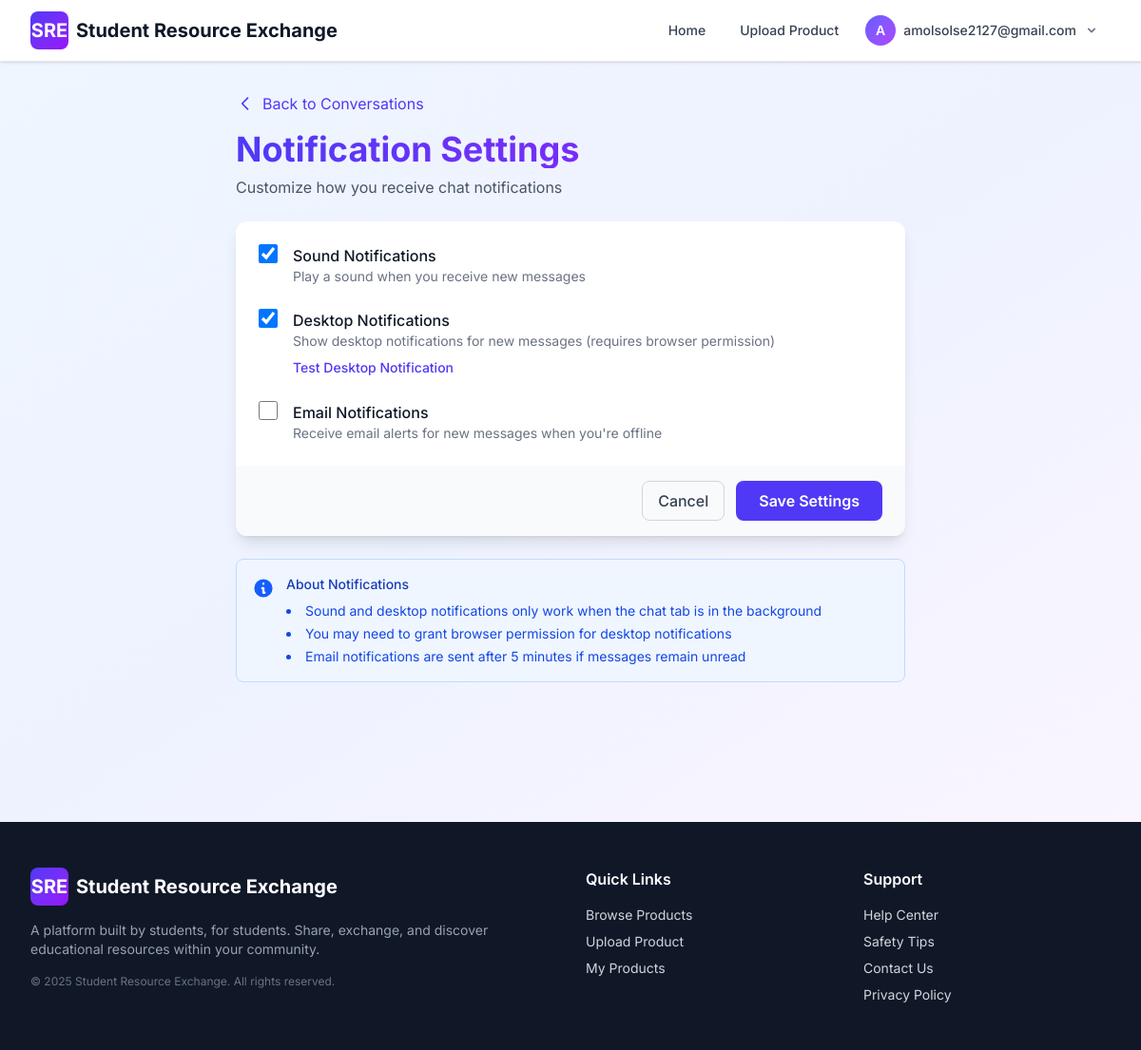
Before: /chat/notification-settings/ (signed in) with the older database file.
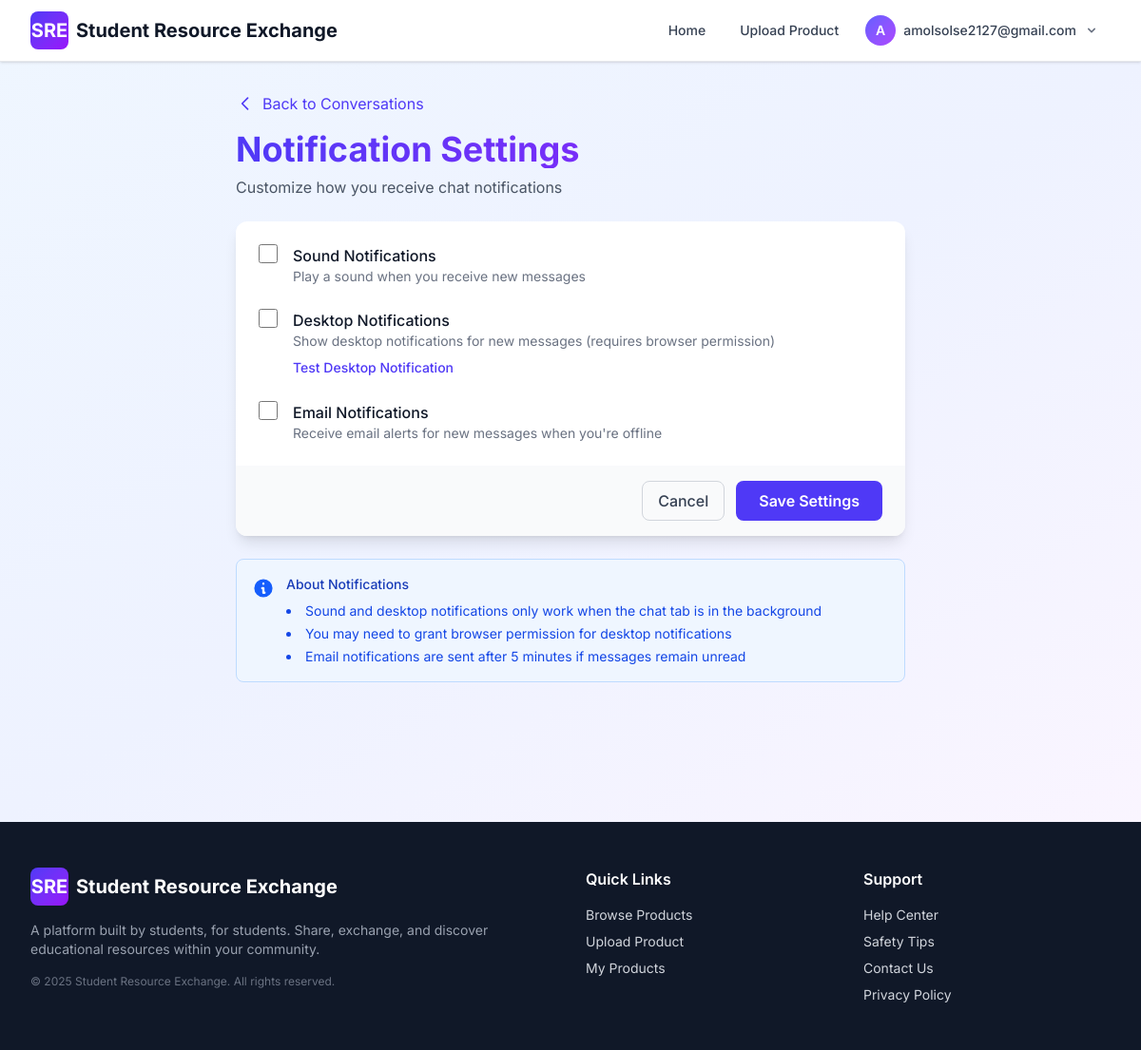
After: the same page with the newer database file.
### chat/models.py (models this page shows, shortened)
class NotificationPreference(models.Model):
    user = models.OneToOneField(
        User,
        on_delete=models.CASCADE,
        related_name='notification_preferences'
    )
    enable_sound = models.BooleanField(
        default=True,
        help_text="Play sound when receiving messages"
    )
    enable_desktop = models.BooleanField(
        default=True,
        help_text="Show desktop notifications"
    )
    enable_email = models.BooleanField(
        default=False,
        help_text="Send email notifications"
    )
    created_at = models.DateTimeField(auto_now_add=True)
    updated_at = models.DateTimeField(auto_now=True)
    class Meta:
        db_table = 'chat_notification_preference'

### chat/views.py (the view, shortened to what this page needs)
# urls.py: path('notification-settings/', views.notification_settings, name='notification_settings'),
@require_http_methods(["GET", "POST"])
def notification_settings(request):
    if 'user_id' not in request.session:
        return redirect('login:login')
    user_id = request.session['user_id']
    user = get_object_or_404(User, id=user_id)
    preferences, created = NotificationPreference.objects.get_or_create(user=user)
    context = {
        'user': user,
        'preferences': preferences
    }
    return render(request, 'chat/notification_settings.html', context)

### chat/context_processors.py (called while the page is built)
def unread_messages(request):
    user_id = request.session.get('user_id')
    if not user_id:
        return {'unread_message_count': 0}
    cache_key = f'unread_message_count_{user_id}'
    unread_count = cache.get(cache_key)
    if unread_count is None:
        from registration.models import User
        try:
            user = User.objects.get(id=user_id)
            unread_count = Conversation.get_total_unread_count(user)
            cache.set(cache_key, unread_count, 30)
        except User.DoesNotExist:
            unread_count = 0
            cache.set(cache_key, unread_count, 30)
        except DatabaseError as e:
            logger.error(f"Database error in unread_messages context processor for user_id {user_id}: {e}")
            unread_count = 0
    return {'unread_message_count': unread_count}

### chat/models.py (called while the page is built)
    @staticmethod
    def get_total_unread_count(user):
        return Message.objects.filter(
            Q(conversation__buyer=user) | Q(conversation__seller=user)
        ).exclude(sender=user).filter(is_read=False).count()

### chat/templates/chat/notification_settings.html (shortened to what the changed rows need)
{% extends 'base.html' %}
{% block content %}
<div class="min-h-screen bg-gradient-to-br from-blue-50 via-indigo-50 to-purple-50 py-8">
    <div class="max-w-3xl mx-auto px-4 sm:px-6 lg:px-8">
        <div class="mb-6">
            <h1 class="text-4xl font-bold bg-gradient-to-r from-indigo-600 to-purple-600 bg-clip-text text-transparent mb-2">
            </h1>
        </div>
        <div class="bg-white rounded-xl shadow-lg overflow-hidden">
            <form method="post" id="settings-form">
                <div class="p-6 space-y-6">
                    <div class="flex items-start">
                        <div class="flex items-center h-5">
                            <input id="enable_sound"
                                   name="enable_sound"
                                   type="checkbox"
                                   {% if preferences.enable_sound %}checked{% endif %}
                                   class="w-5 h-5 text-indigo-600 border-gray-300 rounded focus:ring-indigo-500">
                        </div>
                    </div>
                    <div class="flex items-start">
                        <div class="flex items-center h-5">
                            <input id="enable_desktop"
                                   name="enable_desktop"
                                   type="checkbox"
                                   {% if preferences.enable_desktop %}checked{% endif %}
                                   class="w-5 h-5 text-indigo-600 border-gray-300 rounded focus:ring-indigo-500">
                        </div>
                    </div>
                    <div class="flex items-start">
                        <div class="flex items-center h-5">
                            <input id="enable_email"
                                   name="enable_email"
                                   type="checkbox"
                                   class="w-5 h-5 text-indigo-600 border-gray-300 rounded focus:ring-indigo-500">
                        </div>
                    </div>
                </div>
            </form>
        </div>
    </div>
</div>
{% endblock %}

Changed rows visible on the page:
changed NotificationPreference: enable_sound "☑" → "☐"; enable_desktop "☑" → "☐"
